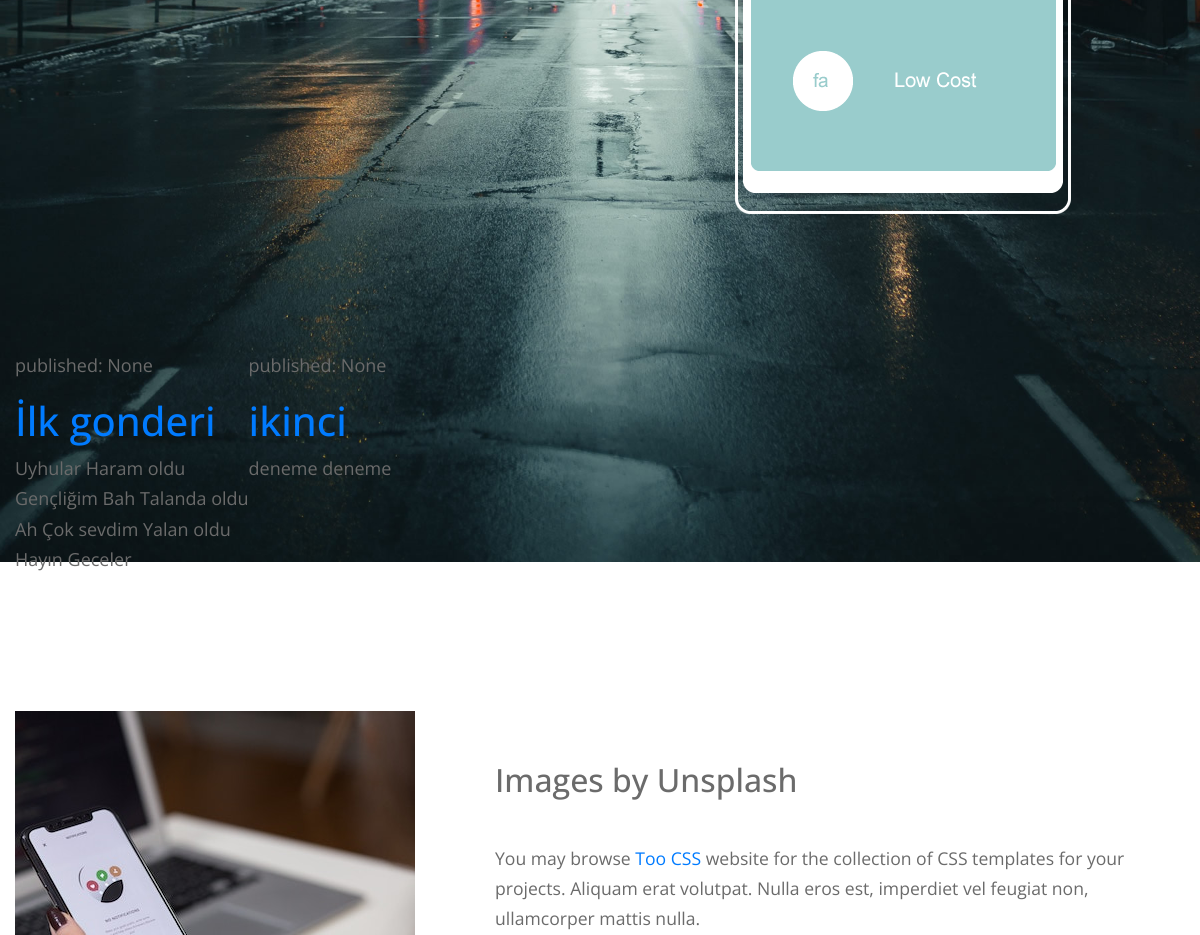
Before: / (middle part) with the older database file.
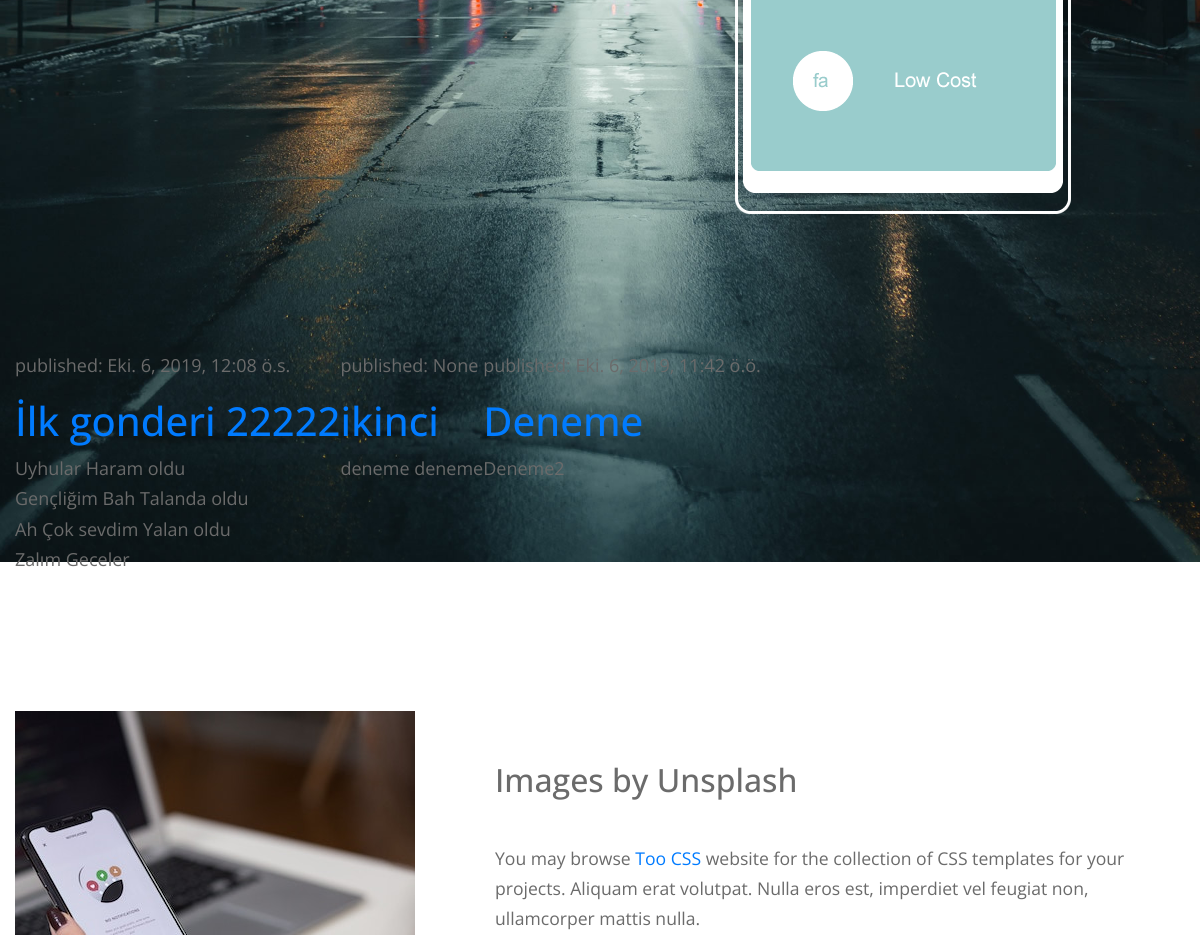
After: the same page with the newer database file.
### Blog/models.py (models this page shows, shortened)
class GonderiModel(models.Model):
    yazar = models.ForeignKey('auth.User',on_delete=models.CASCADE)
    baslik = models.CharField(max_length=200)
    yazi = models.TextField()
    olus_zaman = models.DateTimeField(default=timezone.now)
    yayim_zaman = models.DateTimeField(null=True,blank=True)

### Blog/views.py (the view)
# urls.py: path('',views.Listele,name="gListele"),
def Listele(request):
    Gonderi = GonderiModel.objects.all()
    return render(request,'Blog/GListele.html',{"Gonderiler":Gonderi})

### templates/Blog/GListele.html (shortened to what this page needs)
{% extends "../base.html" %}
{% load static %}
{% block content %}
{% for gonderi in Gonderiler %}
    <div>
        <p>published: {{ gonderi.yayim_zaman }}</p>
        <h1>
            <a href="{% url 'gDetay' pk=gonderi.pk %}">
            {{ gonderi.baslik }}
        </a>
    </h1>
        <p>{{ gonderi.yazi|linebreaksbr }}</p>
    </div>
{% endfor %}
{% endblock %}

### templates/base.html (shortened to what this page needs)
{% load static %}
<!DOCTYPE html>
<html>
  <head>
    <link rel="stylesheet" href="{% static 'css/all.min.css' %}" />
    <link rel="stylesheet" href="{% static 'css/bootstrap.min.css' %}" />
    <link rel="stylesheet" href="{% static 'css/templatemo-style.css' %}" />
</head>
  <body>
    <div class="parallax-window" data-parallax="scroll" data-image-src="{% static 'img/bg-01.jpg' %}">
      <div class="container-fluid">
        <section class="row" id="tmHome">
          <div class="col-12 tm-home-container">
            <div class="tm-home-right">
              <img src="{% static 'img/mobile-screen.png' %}" alt="App on Mobile mockup" />
            </div>
          </div>
        </section>
        <div class="row" id="tmFeatures">
          {% block content %}{% endblock %}
        </div>
        <section class="row" id="tmCallToAction">
          <div class="col-12 tm-call-to-action-col">
            <img src="{% static 'img/call-to-action.jpg' %}" alt="Image" class="img-fluid tm-call-to-action-image" />
            <div class="tm-bg-white tm-call-to-action-text">
              <h2 class="tm-call-to-action-title">Images by Unsplash</h2>
              <p class="tm-call-to-action-description">
                You may browse <a rel="nofollow" href="https://www.toocss.com">Too CSS</a> website for the collection of CSS templates for your projects. Aliquam erat volutpat. Nulla eros est,
                imperdiet vel feugiat non, ullamcorper mattis nulla.
              </p>
            </div>
          </div>
        </section>
      </div>
    </div>
  </body>
</html>

### Site/static/css/templatemo-style.css (style rules this page uses)
html { scroll-behavior: smooth; }
body { font-family: "Open Sans", Arial, Helvetica, sans-serif; font-size: 18px; font-weight: 400; color: #6b6b6b; overflow-x: hidden; }
a, button { transition: all 0.3s ease; }
.container-fluid { max-width: 1310px; }
.parallax-window { min-height: 1100px; background: transparent; }
#tmHome { padding-top: 30px; padding-bottom: 68px; }
.tm-home-container { display: flex; align-items: center; justify-content: center; }
#tmFeatures { padding-top: 68px; padding-bottom: 60px; max-width: 1260px; margin-left: auto; margin-right: auto; }
#tmCallToAction { padding-top: 60px; padding-bottom: 60px; }
.tm-bg-white { background-color: white; }
.tm-call-to-action-col { display: flex; align-items: center; max-width: 1230px; margin-left: auto; margin-right: auto; flex-direction:; }
.tm-call-to-action-image { margin-right: 20px; width: 400px; height: auto; }
.tm-call-to-action-text { padding: 50px 60px; min-height: 400px; width: calc(100% - 400px); }
.tm-call-to-action-title { margin-bottom: 45px; }
.tm-call-to-action-description { margin-bottom: 55px; font-size: 1.1rem; }
p { line-height: 1.7; }

Changed rows visible on the page:
changed GonderiModel: yayim_zaman "None" → "Eki. 6, 2019, 12:08 ö.s."; baslik "İlk gonderi" → "İlk gonderi 22222"; yazi "Uyhular Haram oldu Gençliğim Bah Talanda oldu Ah Çok sevdim Yalan oldu Hayın Geceler" → "Uyhular Haram oldu Gençliğim Bah Talanda oldu Ah Çok sevdim Yalan oldu Zalım Geceler"
added GonderiModel: yayim_zaman "Eki. 6, 2019, 11:42 ö.ö.", baslik "Deneme", yazi "Deneme2"
